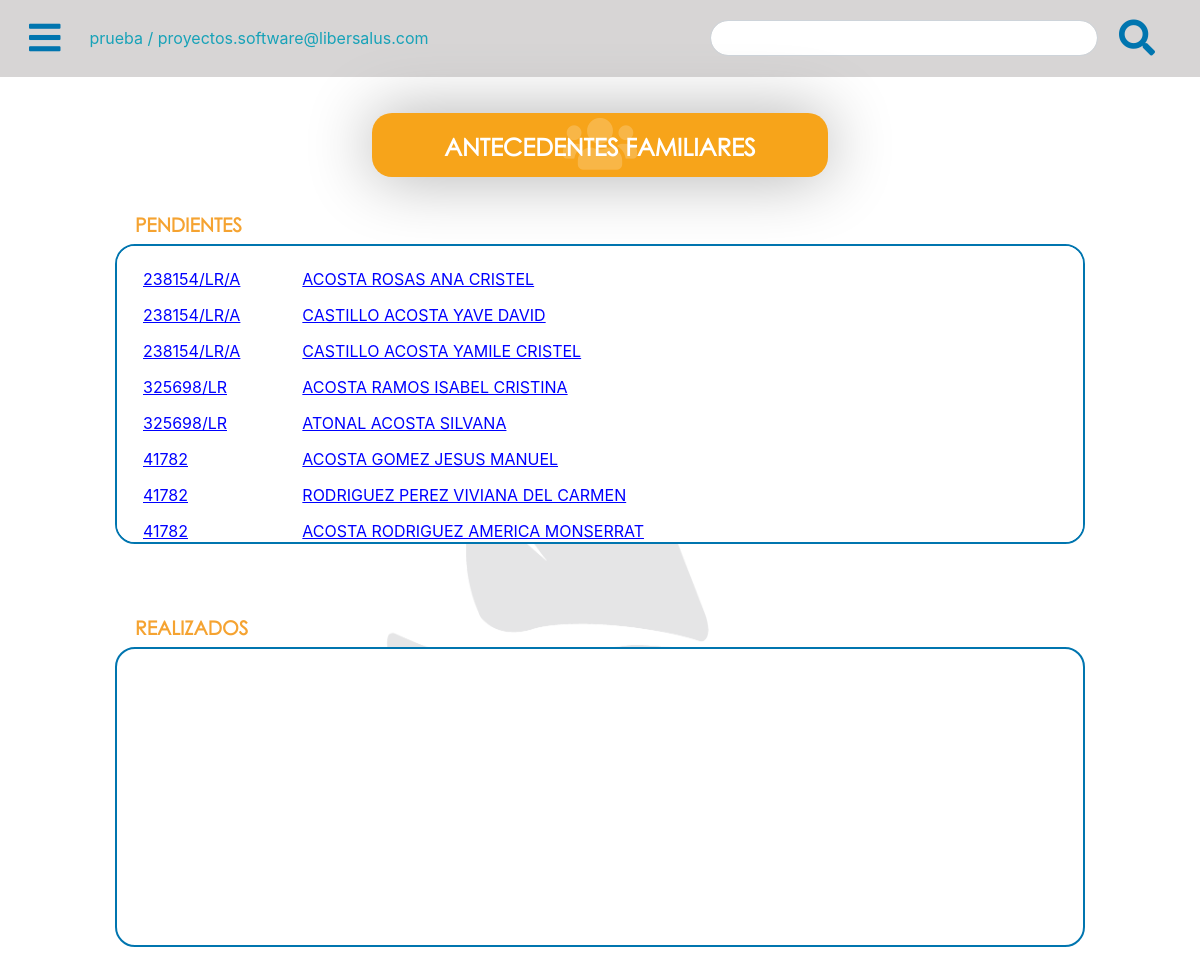
Screenshot of /patient_pass.php?m=familyRecord (signed in) with the database file from the repository.
### tables this page shows
CREATE TABLE `basicpatientdata` (
  `id` int(7) NOT NULL,
  `affiliationNumber` varchar(7) NOT NULL,
  `affiliationNumber_d` varchar(22) DEFAULT NULL,
  `affiliate` tinyint(1) DEFAULT '0',
  `name` varchar(20) NOT NULL,
  `name_` varchar(20) DEFAULT NULL,
  `firstLastName` varchar(20) NOT NULL,
  `firstLastName_` varchar(20) DEFAULT NULL,
  `secondLastName` varchar(20) NOT NULL,
  `secondLastName_` varchar(20) DEFAULT NULL,
  `birthdate` date DEFAULT NULL,
  `age` int(3) DEFAULT NULL,
  `curp` varchar(20) DEFAULT NULL,
  `salusId` varchar(14) DEFAULT NULL,
  `genre` varchar(10) NOT NULL,
  `genre_` varchar(10) DEFAULT NULL,
  `familyRole` varchar(15) NOT NULL,
  `familyRole_` varchar(15) DEFAULT NULL,
  `familyID` int(7) DEFAULT NULL,
  `familiyReference` varchar(7) DEFAULT NULL,
  `phone_number` varchar(20) DEFAULT NULL,
  `calle` varchar(50) DEFAULT NULL,
  `calle_` varchar(50) DEFAULT NULL,
  `no_ext` varchar(50) DEFAULT NULL,
  `no_ext_` varchar(50) DEFAULT NULL,
  `no_int` varchar(50) DEFAULT NULL,
  `no_int_` varchar(50) DEFAULT NULL,
  `colonia` varchar(50) DEFAULT NULL,
  `colonia_` varchar(50) DEFAULT NULL,
  `municipio` varchar(25) DEFAULT NULL,
  `municipio_` varchar(50) DEFAULT NULL,
  `codigo_postal` int(5) DEFAULT NULL,
  `codigo_postal_` int(5) DEFAULT NULL,
  `estado` varchar(25) DEFAULT NULL,
  `address_reference` varchar(100) DEFAULT NULL,
  `family_atmosphere` varchar(200) DEFAULT NULL,
  `health_problems` varchar(200) DEFAULT NULL,
  `capturist` int(7) NOT NULL,
  `updated_at` timestamp NOT NULL DEFAULT CURRENT_TIMESTAMP ON UPDATE CURRENT_TIMESTAMP
);

### patient_pass.php (called while the page is built)
<?php
include_once("View/patient_pass.php");
 ?>

### Model/queries.php (called while the page is built, shortened)
<?php
function listPatientsPending_DOM($connection, $table, $search){
	$search_part = "";
	$query = "SELECT * FROM `basicpatientdata` LEFT JOIN `".$table."` ON basicpatientdata.id = ".$table.".id_patient WHERE ".$table.".id_data IS NULL".$search_part." ORDER BY id ASC LIMIT 10";
	$resultado = array();
	if ($result = mysqli_query($connection, $query)) {
	    while ($row = $result->fetch_assoc()) {
				$resultado[] = $row;
		}
	    return $resultado;
	}
}
 ?>

### Controller/resources.php (called while the page is built, shortened)
<?php include_once("Model/queries.php");
function listPatientsPending($connection, $table, $search){
	$result = listPatientsPending_DOM($connection, $table, $search);
	return $result;
}
 ?>

### View/patient_pass.php (the view, shortened to what this page needs)
<?php include_once("Controller/resources.php"); ?>
<!DOCTYPE html>
<html lang="en">
    <head>
        <?php include("header_references_auth.php");
            $search = "";
            if (isset($_GET) && sizeof($_GET)>0) {
                switch($_GET["m"]){
                    case 'familyRecord':
                        $sectionName = FAMILY_RECORD_NAME;
                        $iconName = "fa-users";
                        $table = "familyrecorddata";
                        $module = "family_record.php";
                        break;
                }
                $listPatientsPending = listPatientsPending($linkDB, $table, $search);
            }else{
                header('Location: home.php'); exit;
            }
         ?>
    </head>
<body id="bootstrap_overrides">
    <?php include("navigator.php"); ?>
    <div class="container-fluid">
        <div class="row custom-vertical-padding">
            <div class="offset-0 offset-md-2 offset-sm-2 offset-lg-3 col-12 col-sm-8 col-md-8 col-lg-6 text-center">
                <button class="btn my-2 my-sm-0 custom-btn-disabled" type="submit">
                    <span>
                        <i class="fas <?php echo $iconName; ?> custom-icon icon-behind"></i>
                        <h4 class="text-white bold-font text-forward"><?php echo $sectionName; ?></h4>
                    </span>
                </button>
            </div>
        </div>
        <div class="row">
            <div class="offset-0 offset-lg-1 offset-md-1 offset-sm-1 col-12 col-sm-10 col-md-10 col-lg-10">
                <h2 class="text-orange bold-font label-user-pass">PENDIENTES</h2>
            </div>
            <div class="offset-0 offset-lg-1 offset-md-1 offset-sm-1 col-12 col-sm-10 col-md-10 col-lg-10">
                <section class="pending-users vertical-margin-bottom block-users double-vertical-margin-bottom">
                    <ul class="user-list">
                        <div>
                            <?php
                            if($listPatientsPending!="")
                                for ($i=0; $i < sizeof($listPatientsPending); $i++) { ?>
                                <li class="user-list-element">
                                    <form method="post" action="<?php echo $module; ?>" class="inline">
                                        <div class="row">
                                            <div class="col-3 col-sm-3 col-md-2 col-lg-2 m-0">
                                                <button type="submit" name="submit_param" value="submit_value" class="link-button">
                                                    <?php echo utf8_encode($listPatientsPending[$i]["affiliationNumber_d"]); ?>
                                                </button>
                                            </div>
                                            <div class="col-9 col-sm-9 col-md-10 col-lg-10 m-0">
                                                <button type="submit" name="submit_param" value="submit_value" class="link-button">
                                                    <?php echo utf8_encode($listPatientsPending[$i]["firstLastName"]." ".$listPatientsPending[$i]["secondLastName"]." ".$listPatientsPending[$i]["name"]); ?>
                                                </button>
                                            </div>
                                        </div>
                                    </form>
                                </li>
                            <?php } ?>
                        </div>
                    </ul>
                </section>
            </div>
            <div class="offset-0 offset-lg-1 offset-md-1 offset-sm-1 col-12 col-sm-10 col-md-10 col-lg-10">
                <h2 class="text-orange bold-font label-user-pass">
                    REALIZADOS
                </h2>
            </div>
            <div class="offset-0 offset-lg-1 offset-md-1 offset-sm-1 col-12 col-sm-10 col-md-10 col-lg-10">
                <section class="pending-users double-vertical-margin-bottom block-users">
                </section>
            </div>
        </div>
    </div>
</body>
</html>

### View/header_references_auth.php (shortened to what this page needs)
<link href="View/assets/css/bootstrap.min.css" rel="stylesheet">
<link rel="stylesheet" href="View/assets/css/all.css">
<link rel="stylesheet" type="text/css" href="View/assets/css/index.css" />
<link rel="stylesheet" href="View/assets/css/bootstrap-datepicker3.css" />

### View/navigator.php (shortened to what this page needs)
<nav class="navbar custom-navbar-gray">
       <form class="form-inline">
           <button class="navbar-toggler toggler-example" type="button" data-toggle="collapse"
               data-target="#navbarSupportedContent1" aria-controls="navbarSupportedContent1" aria-expanded="false"
               aria-label="Toggle navigation">
               <span class="custom-dark-blue-color">
                   <i class="fas fa-bars custom-hamburger"></i>
               </span>
           </button>
           <span class="navbar-text text-info ml-3">
               <?php echo $_SESSION['username']." / ".$_SESSION['email']; ?>
           </span>
       </form>
       <?php if (substr_compare(basename($_SERVER['REQUEST_URI']), "patient_pass.php", 0, 15) === 0 || substr_compare(basename($_SERVER['REQUEST_URI']), "register_patient.php", 0, 15) === 0) {?>
           <nav class="navbar">
               <form class="form-inline" method="post" action="<?php echo $_SERVER['REQUEST_URI'] ?>">
                   <input class="form-control mr-sm-2 custom-search-bar" type="search" placeholder="" name="search"
                       aria-label="Search"></input>
                   <button class="btn my-2 my-sm-0" type="submit">
                       <span class="custom-dark-blue-color">
                           <i class="fas fa-search custom-search-icon"></i>
                       </span>
                   </button>
               </form>
           </nav>
       <?php }?>
   </nav>

### View/assets/css/all.css (style rules this page uses)
.fa,.fab,.fal,.far,.fas { -moz-osx-font-smoothing:grayscale;-webkit-font-smoothing:antialiased;display:inline-block;font-style:normal;font-variant:normal;text-rendering:auto;line-height:1 }
.fa-bars:before { content:"\f0c9" }
.fa-search:before { content:"\f002" }
.fa-users:before { content:"\f0c0" }
.fa,.far,.fas { font-family:"Font Awesome 5 Free" }
.fa,.fas { font-weight:900 }

### View/assets/css/index.css (style rules this page uses)
body { margin: 0; padding: 0; font-family: -apple-system, BlinkMacSystemFont, "Segoe UI", "Roboto", "Oxygen", "Ubuntu", "Cantarell", "Fira Sans", "Droid Sans", "Helvetica Neue", sans-serif; -webkit-font-smoothing: antialiased; -moz-osx-font-smoothing: grayscale; }
body { background: url("../../../View/assets/img/logo-liber-salus2.png") center fixed; background-size: 60%; background-repeat: no-repeat; }
.custom-dark-blue-color { color: rgb(0, 117, 175); }
.bold-font { font-family: Century Gothic; font-weight: bold; }
.icon-behind { z-index: -10; color: rgba(255, 255, 255, 0.2); }
.vertical-margin-bottom { margin-bottom: 36px; }
.double-vertical-margin-bottom { margin-bottom: 72px; }
.custom-navbar-gray { background: rgb(215, 213, 213); }
#bootstrap_overrides .custom-search-bar { border-radius: 20px; height: 36px; width: 388px; }
.custom-hamburger, .custom-search-icon { font-size: 2.25rem; }
#bootstrap_overrides .navbar { padding: 0.4rem 1rem; }
.text-orange { color: rgb(245, 163, 49); }
#bootstrap_overrides .custom-btn-disabled { background: rgb(247, 164, 26); min-width: 80%; border-radius: 20px; box-shadow: 0px 0px 66px #afafaf; pointer-events: none; }
#bootstrap_overrides .custom-identify-icon, #bootstrap_overrides .custom-icon { font-size: 3.7rem; line-height: 0.8; }
.custom-vertical-padding { padding: 36px 0px; }
.text-forward { margin-top: -1.6em; }
.block-users { background: #fff; width: 100%; height: 300px; border-radius: 20px; border: 2px solid rgb(0, 117, 175); padding: 20px; overflow: auto; overflow-x: auto; }
.user-list-element { text-decoration: underline; margin-bottom: 10px; text-transform: uppercase; }
.user-list { padding: 0; list-style: none; }
.label-user-pass { margin-left: 20px; font-size: 1.2rem; }

### View/patient_pass.php (style rules this page uses)
.inline { display: inline; }
.link-button { background: none; border: none; color: blue; text-decoration: underline; cursor: pointer; }

### rows the page displays
basicpatientdata: affiliationNumber_d "238154/LR/A", firstLastName+secondLastName+name "ACOSTA ROSAS ANA CRISTEL"
basicpatientdata: affiliationNumber_d "238154/LR/A", firstLastName+secondLastName+name "CASTILLO ACOSTA YAVE DAVID"
basicpatientdata: affiliationNumber_d "238154/LR/A", firstLastName+secondLastName+name "CASTILLO ACOSTA YAMILE CRISTEL"
basicpatientdata: affiliationNumber_d "325698/LR", firstLastName+secondLastName+name "ACOSTA RAMOS ISABEL CRISTINA"
basicpatientdata: affiliationNumber_d "325698/LR", firstLastName+secondLastName+name "ATONAL ACOSTA SILVANA"
basicpatientdata: affiliationNumber_d "41782", firstLastName+secondLastName+name "ACOSTA GOMEZ JESUS MANUEL"
basicpatientdata: affiliationNumber_d "41782", firstLastName+secondLastName+name "RODRIGUEZ PEREZ VIVIANA DEL CARMEN"
basicpatientdata: affiliationNumber_d "41782", firstLastName+secondLastName+name "ACOSTA RODRIGUEZ AMERICA MONSERRAT"

### other values shown
$_SESSION['username'] "prueba"
$_SESSION['email'] "proyectos.software@libersalus.com"
$sectionName "ANTECEDENTES FAMILIARES"
